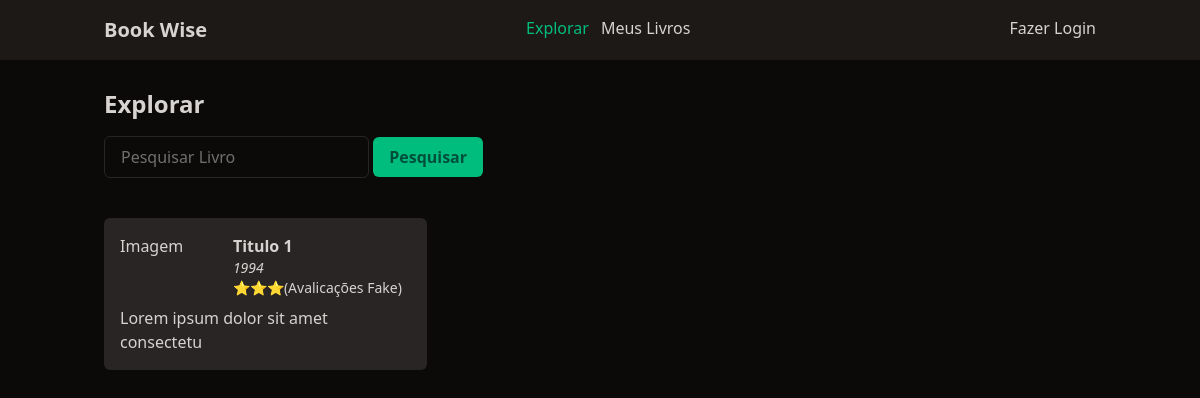
Before: / with the older database file.
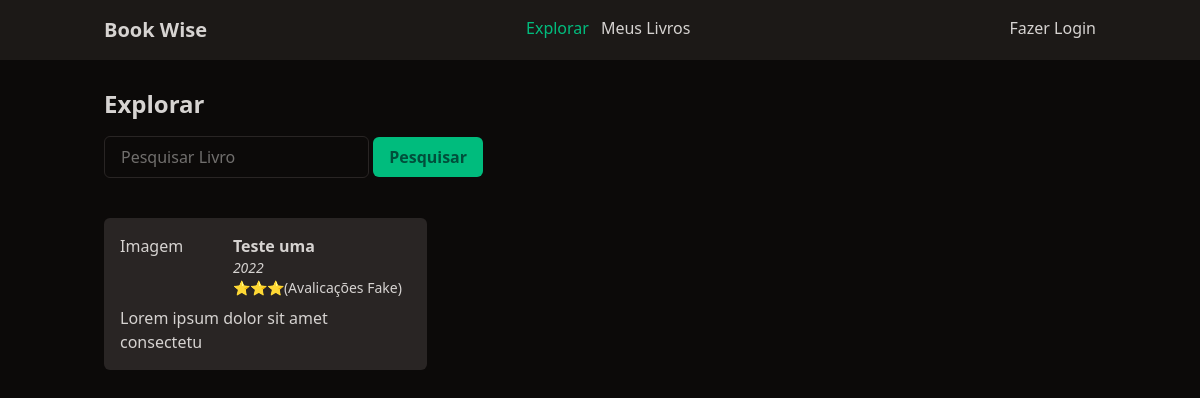
After: the same page with the newer database file.
### tables this page shows
CREATE TABLE "livros" (
	"id" INTEGER NOT NULL,
	"titulo" VARCHAR(255) NOT NULL,
	"descricao" TEXT NOT NULL,
	"ano_de_lancamento" INTEGER NOT NULL,
	"usuario_id" INTEGER NULL,
	"autor" VARCHAR(100) NOT NULL,
	PRIMARY KEY ("id"),
	CONSTRAINT "0" FOREIGN KEY ("usuario_id") REFERENCES "usuarios" ("id") ON UPDATE NO ACTION ON DELETE NO ACTION
);

### functions.php (called while the page is built, shortened)
<?php
function view($view, $data = []) {
    require "views/template/app.php";
}

### controllers/index.controller.php (called while the page is built)
<?php
$livros = (new DB)->livros();
view("index", compact("livros"));

### routes.php (called while the page is built, shortened)
<?php
$controller = str_replace("/", "", parse_url($_SERVER["REQUEST_URI"])["path"]);
if (! $controller) {
    $controller = "index";
}
require "controllers/{$controller}.controller.php";

### index.php (called while the page is built)
<?php
require "DB.php";
require "models/Livro.php";
require "functions.php";
require "routes.php";

### DB.php (called while the page is built, shortened)
<?php
class DB
{
    private $db;
    public function __construct()
    {
        $this->db = new PDO('sqlite:database.sqlite');
    }
    public function livros($id = null)
    {
        $query = $this->db->query("select * from livros");
        $items = $query->fetchAll();
        $retorno = [];
        foreach ($items as $item) {
            $retorno[] = Livro::make($item);
        }
        return $retorno;
    }
}

### models/Livro.php (called while the page is built, shortened)
<?php
class Livro
{
    public static function make($item)
    {
        $livro = new self;
        $livro->id = $item["id"];
        $livro->titulo = $item["titulo"];
        $livro->descricao = $item["descricao"];
        $livro->ano_de_lancamento = $item["ano_de_lancamento"];
        $livro->usuario_id = $item["usuario_id"];
        $livro->autor = $item["autor"];
        return $livro;
    }
}

### views/index.view.php (the view)
<div>
    <h1 class="text-2xl font-bold mb-4">Explorar</h1>
    <form action="#">
        <input class="border border-stone-800 py-2 px-4 rounded-md focus:outline-none" type="text" name="pesquisar" id="pesquisar" placeholder="Pesquisar Livro">
        <button class="bg-emerald-500 py-2 px-4 rounded-md text-emerald-900 font-semibold cursor:pointer" type="submit">Pesquisar</button>
    </form>
</div>
<section class="mt-10">
    <div class="grid md:grid-cols-3 gap-3">
        <?php foreach ($livros as $livro): ?>
            <a href="/livro?id=<?= $livro->id; ?>">
                <div class="bg-stone-800 p-4 rounded-md">
                    <div class="flex gap-4">
                        <div class=" w-1/3">
                            Imagem
                        </div>
                        <div>
                            <h3 class="font-semibold"><?= $livro->titulo; ?></h3>
                            <p class="text-sm italic"><?= $livro->ano_de_lancamento; ?></p>
                            <p class="text-sm">⭐⭐⭐(Avalicações Fake)</p>
                        </div>
                    </div>
                    <p class="mt-2">Lorem ipsum dolor sit amet consectetu</p>
                </div>
            </a>
        <?php endforeach; ?>
    </div>
</section>

### views/template/app.php (shortened to what this page needs)
<!DOCTYPE html>
<html lang="pt-BR">
<head>
    <script src="https://unpkg.com/@tailwindcss/browser@4"></script>
</head>
<body class="bg-stone-950 text-stone-300">
    <header class="bg-stone-900">
        <nav class="mx-auto max-w-5xl flex justify-between p-4">
            <div class="font-bold text-xl">Book Wise</div>
            <ul class="flex gap-3">
                <li>
                    <a class="text-emerald-500" href="/">Explorar</a>
                </li>
                <li>
                    <a class="hover:underline" href="/meus-livros">Meus Livros</a>
                </li>
            </ul>
            <ul>
                <li>
                    <a href="/login">Fazer Login</a>
                </li>
            </ul>
        </nav>
    </header>
    <main class="mx-auto max-w-5xl mt-3 p-4">
        <?php require "views/{$view}.view.php"; ?>
    </main>
</body>
</html>

Changed rows visible on the page:
removed livros: titulo "Titulo 1", ano_de_lancamento "1994"
added livros: titulo "Teste uma", ano_de_lancamento "2022"
